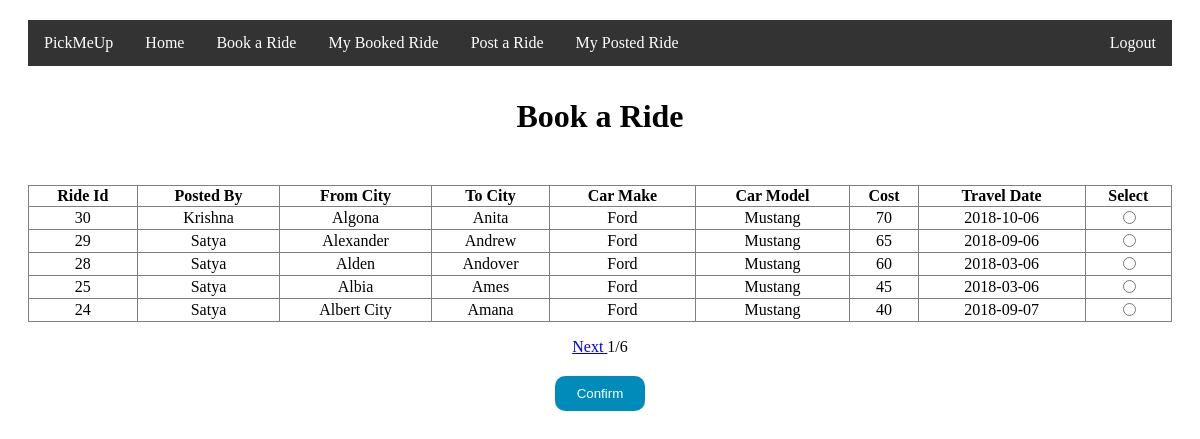
The page /view.php on the database its author committed.
### tables this page shows
CREATE TABLE `Ride` (
  `ride_id` int(10) UNSIGNED NOT NULL,
  `name_user` varchar(30) NOT NULL,
  `source` varchar(30) NOT NULL,
  `destination` varchar(30) NOT NULL,
  `car_make` varchar(50) NOT NULL,
  `car_model` varchar(50) NOT NULL,
  `start_date` date DEFAULT NULL,
  `cost` int(10) NOT NULL,
  `booked` boolean NOT NULL default 0
);

### view.php (the view, shortened to what this page needs)
<?php
    require_once "conndb.php";
?>
<!DOCTYPE html>
<html>
<head>
<link rel="stylesheet" href="css/style.css" />
</head>
<body>
<div class="container">
<ul>
<li><a href="home.php">PickMeUp</a></li>
<li><a href="home.php">Home</a></li>
<li><a href="view.php">Book a Ride</a></li>
<li><a href="history.php">My Booked Ride</a></li>
<li><a href="post.php">Post a Ride</a></li>
<li><a href="cancelpost.php">My Posted Ride</a></li>
<li style="float:right"><a href="logout.php">Logout</a></li>
</ul>
<h1><p align="center">Book a Ride</p></h1>
<br>
<table align="center" width="100%" border="1" style="border-collapse:collapse;", name="table">
<thead>
<tr>
<th><strong>Ride Id</strong></th>
<th><strong>Posted By</strong></th>
<th><strong>From City</strong></th>
<th><strong>To City</strong></th>
<th><strong>Car Make</strong></th>
<th><strong>Car Model</strong></th>
<th><strong>Cost</strong></th>
<th><strong>Travel Date</strong></th>
<th><strong>Select</strong></th>
</tr>
</thead>
<?php
    $pageSize = 5;
    $rowCount = 0;
    $pageNow = 1;
    $query1 = "SELECT * FROM Ride WHERE booked=0";
    $res1 = mysqli_query($conn,$query1);
    if($row1 = mysqli_fetch_assoc($res1)){
        $rowCount = $res1->num_rows;
    }
    $pageCount = ceil($rowCount/$pageSize);
    $pre = ($pageNow - 1)*$pageSize;
    $sel_query="SELECT * FROM Ride WHERE booked = 0 ORDER BY ride_id DESC LIMIT $pre, $pageSize";
    $result = mysqli_query($conn,$sel_query);
    while($row = mysqli_fetch_assoc($result)) { ?>
    <tr>
        <td align="center"><?php echo $row["ride_id"]; ?></td>
        <td align="center"><?php echo $row["name_user"]; ?></td>
        <td align="center"><?php echo $row["source"]; ?></td>
        <td align="center"><?php echo $row["destination"]; ?></td>
        <td align="center"><?php echo $row["car_make"]; ?></td>
        <td align="center"><?php echo $row["car_model"]; ?></td>
        <td align="center"><?php echo $row["cost"]; ?></td>
        <td align="center"><?php echo $row["start_date"]; ?></td>
        <form name="form" method="post" action="">
        <td align="center"><label><input type="radio" name="radio" value="<?php echo $row["ride_id"]; ?>"></label></td>
    </tr>
<?php } ?>
</table>
<?php
    if ($pageNow == 1){
        $nextPage = $pageNow + 1;
        echo "<p align='center'><a href='view.php?pageNow=$nextPage'>Next </a>";
        echo "{$pageNow}/{$pageCount}</p>";
    }
?>
<p align = "center"><input name="submit" type="submit" value="Confirm" /></p>
</div>
</body>
</html>

### css/style.css (style rules this page uses)
div { margin: 20px; }
ul { list-style-type: none; margin: 0; padding: 0; overflow: hidden; background-color: #333; }
li { float: left; }
li a { display: block; color: white; text-align: center; padding: 14px 16px; text-decoration: none; }

### view.php (style rules this page uses)
input[type=submit] { background-color: #008CBA; border: none; border-radius: 10px; color: white; padding: 10px 22px; text-decoration: none; margin: 4px 2px; cursor: pointer; }

### rows shown on the page
ride: ride_id "30", name_user "Krishna", source "Algona", destination "Anita", car_make "Ford", car_model "Mustang", cost "70", start_date "2018-10-06"
ride: ride_id "29", name_user "Satya", source "Alexander", destination "Andrew", car_make "Ford", car_model "Mustang", cost "65", start_date "2018-09-06"
ride: ride_id "28", name_user "Satya", source "Alden", destination "Andover", car_make "Ford", car_model "Mustang", cost "60", start_date "2018-03-06"
ride: ride_id "25", name_user "Satya", source "Albia", destination "Ames", car_make "Ford", car_model "Mustang", cost "45", start_date "2018-03-06"
ride: ride_id "24", name_user "Satya", source "Albert City", destination "Amana", car_make "Ford", car_model "Mustang", cost "40", start_date "2018-09-07"

### other values the page prints
$pageNow "1"
$pageCount "6"
